Frame 1 (no input): blank canvas, image omitted
Frame 60 (no input): blank canvas, image omitted
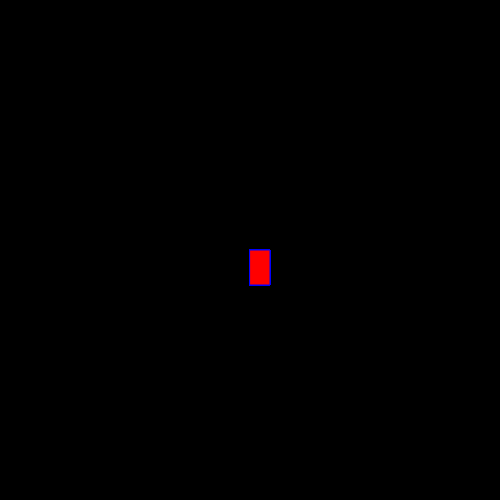
Frame 120 (the mouse pressed at the canvas centre since frame 60)

The p5.js sketch whose frames 1 and 60 were blank and that drew this single picture after the mouse press (run headless with seeded random() and noise() and a simulated clock; from frame 60 on, the mouse is pressed at the canvas centre):

// p5.js sketch
// ── sketch.js
function setup() {
    createCanvas(500, 500);
    background("black");
  }
  
  function draw() {
   
   stroke("blue");
    fill("red");
  
    // console.log (mouseIsPressed);
  
    if (mouseIsPressed) {
   
    rect(mouseX, mouseY, 20, 35);
    }
  }
